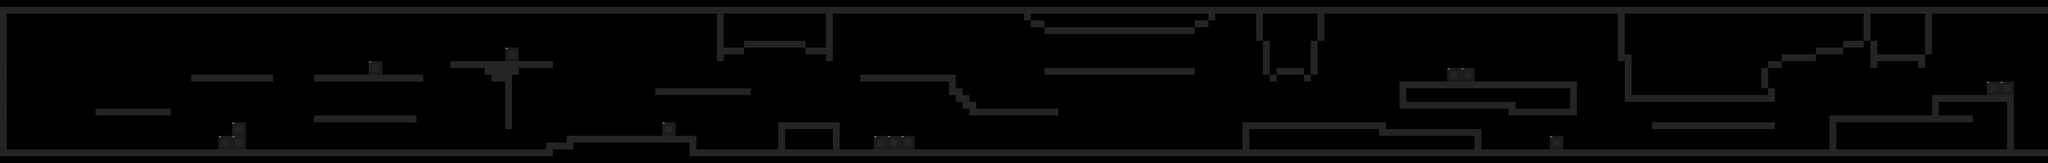

This is a level from a 2D game, rendered from its Tiled map with the project's own tilesets. A one-line summary and the map file follow, with tile-layer data summarised:
An orthogonal 300x24 tile map with 64x64 px tiles, 2 tile layers (Play Layer, Foreground), 1 hidden layer not drawn and 10 objects (4x Trapdoor, 4x Lever, Player1, Player2).

<map version="1.4" tiledversion="1.4.3" orientation="orthogonal" renderorder="right-down" width="300" height="24" tilewidth="64" tileheight="64" infinite="0" nextlayerid="6" nextobjectid="18">
 <tileset firstgid="1" name="PrototypeSprites" tilewidth="64" tileheight="64" tilecount="104" columns="26">
  <image source="SpriteSheets/PrototypeLightAndDark.png" width="1664" height="256" />
 </tileset>
 <layer id="1" name="Background" width="300" height="24" visible="0">
  <data>[7200 cells, 7184 non-empty, 13 distinct tile ids]</data>
 </layer>
 <layer id="2" name="Play Layer" width="300" height="24">
  <data>[7200 cells, 1168 non-empty, 7 distinct tile ids]</data>
 </layer>
 <layer id="3" name="Foreground" width="300" height="24">
  <data>[7200 cells, 0 non-empty, 0 distinct tile ids]</data>
 </layer>
 <objectgroup id="4" name="Players">
  <object id="1" name="Player1" type="Player1" x="576" y="1344" width="64" height="64">
   <properties>
    <property name="Time" type="int" value="100" />
   </properties>
  </object>
  <object id="17" name="Player2" type="Player2" x="768" y="1344" width="64" height="64" />
 </objectgroup>
 <objectgroup id="5" name="Traps">
  <object id="6" name="Trapdoor1" type="Trapdoor" x="9856" y="768" width="64" height="256">
   <properties>
    <property name="ID" type="int" value="1" />
   </properties>
  </object>
  <object id="3" name="Lever1" type="Lever" x="9536" y="960" width="64" height="64">
   <properties>
    <property name="ID" type="int" value="1" />
   </properties>
  </object>
  <object id="7" name="Trapdoor2" type="Trapdoor" x="4736" y="1216" width="64" height="186">
   <properties>
    <property name="ID" type="int" value="2" />
   </properties>
  </object>
  <object id="8" name="Lever2" type="Lever" x="4288" y="1344" width="64" height="64">
   <properties>
    <property name="ID" type="int" value="2" />
   </properties>
  </object>
  <object id="12" name="Trapdoor3" type="Trapdoor" x="2944" y="128" width="128" height="576">
   <properties>
    <property name="ID" type="int" value="3" />
   </properties>
  </object>
  <object id="13" name="Lever3" type="Lever" x="2304" y="640" width="64" height="64">
   <properties>
    <property name="ID" type="int" value="3" />
   </properties>
  </object>
  <object id="14" name="Trapdoor4" type="Trapdoor" x="13120" y="1024" width="64" height="182">
   <properties>
    <property name="ID" type="int" value="4" />
   </properties>
  </object>
  <object id="15" name="Lever4" type="Lever" x="12380" y="1088" width="64" height="64">
   <properties>
    <property name="ID" type="int" value="4" />
   </properties>
  </object>
 </objectgroup>
</map>